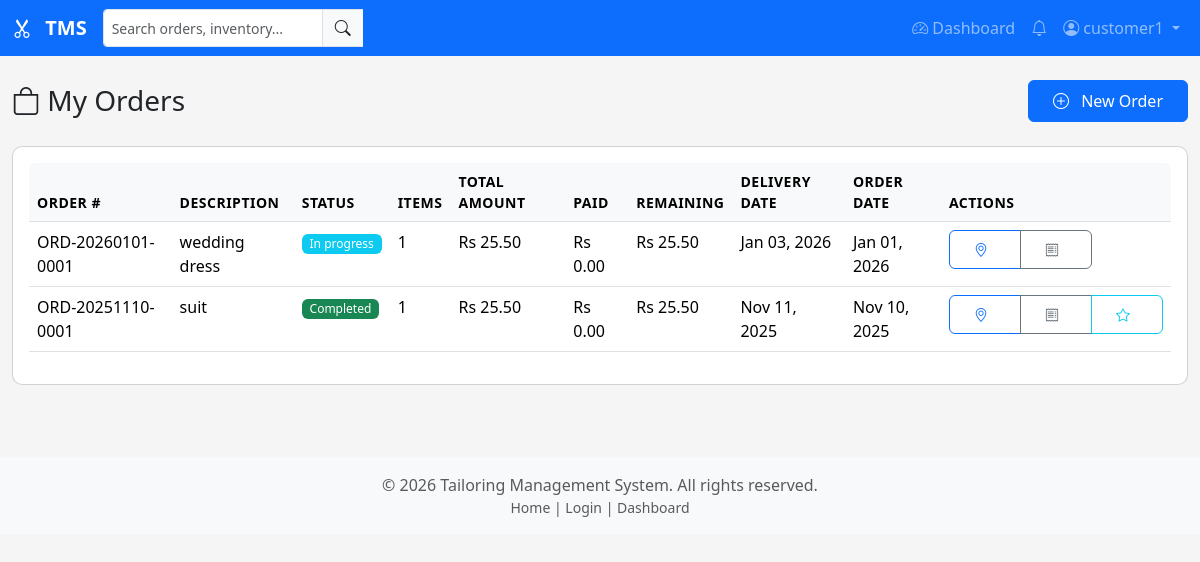
The page /customer/orders.php (signed in) on the database its author committed.
### tables this page shows
CREATE TABLE `orders` (
  `id` int(11) NOT NULL,
  `customer_id` int(11) NOT NULL,
  `order_number` varchar(50) NOT NULL,
  `description` text DEFAULT NULL,
  `status` enum('pending','in-progress','completed','cancelled','delivered') NOT NULL DEFAULT 'pending',
  `delivery_date` date DEFAULT NULL,
  `total_amount` decimal(10,2) NOT NULL DEFAULT 0.00,
  `advance_amount` decimal(10,2) NOT NULL DEFAULT 0.00,
  `remaining_amount` decimal(10,2) NOT NULL DEFAULT 0.00,
  `average_rating` decimal(3,2) DEFAULT NULL COMMENT 'Average rating from customer feedback (1.00 to 5.00)',
  `notes` text DEFAULT NULL,
  `created_at` timestamp NOT NULL DEFAULT current_timestamp(),
  `updated_at` timestamp NOT NULL DEFAULT current_timestamp() ON UPDATE current_timestamp(),
  `completed_at` timestamp NULL DEFAULT NULL
);

### includes/functions.php (called while the page is built, shortened)
<?php
function baseUrl($path = '') {
    $base = defined('BASE_URL') ? BASE_URL : '/TMS/';
    return rtrim($base, '/') . '/' . ltrim($path, '/');
}
?>

### customer/orders.php (the view, shortened to what this page needs)
<?php
require_once __DIR__ . '/../includes/functions.php';
require_once __DIR__ . '/../includes/auth.php';
$action = $_GET['action'] ?? 'list';
$customerId = null;
try {
    $stmt = $pdo->prepare("SELECT id FROM customers WHERE user_id = ?");
    $stmt->execute([$_SESSION['user_id']]);
    $customer = $stmt->fetch();
    $customerId = $customer['id'] ?? null;
} catch (PDOException $e) {
    $error = 'Error fetching customer data.';
    $action = 'list';
}
$orders = [];
if ($customerId && $action === 'list') {
    try {
        $stmt = $pdo->prepare("
            SELECT o.*,
                   (SELECT COUNT(*) FROM order_items WHERE order_id = o.id) as item_count,
                   (SELECT COALESCE(SUM(amount), 0) FROM payments WHERE order_id = o.id) as total_paid
            FROM orders o
            WHERE o.customer_id = ?
            ORDER BY o.created_at DESC
        ");
        $stmt->execute([$customerId]);
        $orders = $stmt->fetchAll();
    } catch (PDOException $e) {
        $error = 'Error fetching orders: ' . $e->getMessage();
    }
}
include __DIR__ . '/../includes/header.php';
?>
<div class="container-fluid py-4">
    <div class="row mb-4">
        <div class="col-12">
            <div class="d-flex justify-content-between align-items-center">
                <div>
                    <h1 class="h3 mb-0">
                        <i class="bi bi-bag"></i> <?php echo $action === 'new' ? 'Place New Order' : 'My Orders'; ?>
                    </h1>
                </div>
                <?php if ($action === 'list'): ?>
                    <div>
                        <a href="<?php echo baseUrl('customer/orders.php?action=new'); ?>" class="btn btn-primary">
                            <i class="bi bi-plus-circle"></i> New Order
                        </a>
                    </div>
                <?php endif; ?>
            </div>
        </div>
    </div>
    <?php if ($action === 'new'): ?>
        <div class="card">
            <div class="card-header bg-primary text-white">
                <h5 class="mb-0"><i class="bi bi-plus-circle"></i> Place New Order</h5>
            </div>
            <div class="card-body">
                <form method="POST" id="newOrderForm">
                    <input type="hidden" name="place_order" value="1">
                    <input type="hidden" id="orderItemsInput">
                    <?php echo csrfField(); ?>
                    <div class="mb-3">
                        <label for="description" class="form-label">Order Description *</label>
                        <textarea class="form-control" id="description" name="description" rows="3"
                                  placeholder="Describe your order (e.g., Custom suit, Wedding dress, etc.)" required></textarea>
                    </div>
                    <div class="row">
                        <div class="col-md-6 mb-3">
                            <label for="delivery_date" class="form-label">Expected Delivery Date</label>
                            <input type="date" class="form-control" id="delivery_date" name="delivery_date"
                                   min="<?php echo date('Y-m-d'); ?>">
                        </div>
                    </div>
                    <div class="mb-3">
                        <label for="notes" class="form-label">Additional Notes</label>
                        <textarea class="form-control" id="notes" name="notes" rows="2"
                                  placeholder="Any special instructions or requirements"></textarea>
                    </div>
                    <hr class="my-4">
                    <h5 class="mb-3">Order Items</h5>
                    <div class="mb-3">
                        <label for="inventory_search" class="form-label">Search Inventory</label>
                        <div class="input-group">
                            <input type="text" class="form-control" id="inventory_search"
                                   placeholder="Search for fabrics, materials...">
                            <button type="button" class="btn btn-outline-secondary" id="searchInventoryBtn">
                                <i class="bi bi-search"></i> Search
                            </button>
                        </div>
                    </div>
                    <div id="inventoryResults" class="mb-3"></div>
                    <div class="card mb-3">
                        <div class="card-header">
                            <h6 class="mb-0">Selected Items</h6>
                        </div>
                        <div class="card-body">
                            <div id="selectedItems">
                                <p class="text-muted text-center py-3">No items selected. Search and add items from inventory.</p>
                            </div>
                            <div class="mt-3">
                                <strong>Total Amount: <span id="orderTotal">Rs 0.00</span></strong>
                            </div>
                        </div>
                    </div>
                    <div class="d-grid gap-2 d-md-flex justify-content-md-end">
                        <a href="<?php echo baseUrl('customer/orders.php'); ?>" class="btn btn-secondary">Cancel</a>
                        <button type="submit" class="btn btn-primary" id="submitOrderBtn" disabled>
                            <i class="bi bi-check-circle"></i> Place Order
                        </button>
                    </div>
                </form>
            </div>
        </div>
    <?php else: ?>
        <div class="card">
            <div class="card-body">
                <?php if (count($orders) > 0): ?>
                    <div class="table-responsive">
                        <table class="table table-hover">
                            <thead>
                                <tr>
                                    <th>Order #</th>
                                    <th>Description</th>
                                    <th>Status</th>
                                    <th>Items</th>
                                    <th>Total Amount</th>
                                    <th>Paid</th>
                                    <th>Remaining</th>
                                    <th>Delivery Date</th>
                                    <th>Order Date</th>
                                    <th>Actions</th>
                                </tr>
                            </thead>
                            <tbody>
                                <?php foreach ($orders as $order): ?>
                                    <tr>
                                        <td><?php echo htmlspecialchars($order['order_number']); ?></td>
                                        <td><?php echo htmlspecialchars(substr($order['description'] ?? 'N/A', 0, 50)) . (strlen($order['description'] ?? '') > 50 ? '...' : ''); ?></td>
                                        <td>
                                            <span class="badge bg-<?php
                                                echo $order['status'] == 'completed' ? 'success' :
                                                    ($order['status'] == 'pending' ? 'warning' :
                                                    ($order['status'] == 'cancelled' ? 'danger' : 'info'));
                                            ?>">
                                                <?php echo ucfirst(str_replace('-', ' ', $order['status'])); ?>
                                            </span>
                                        </td>
                                        <td><?php echo $order['item_count']; ?></td>
                                        <td>Rs <?php echo number_format($order['total_amount'], 2); ?></td>
                                        <td>Rs <?php echo number_format($order['total_paid'], 2); ?></td>
                                        <td>
                                            Rs <?php echo number_format($order['remaining_amount'], 2); ?>
                                        </td>
                                        <td><?php echo $order['delivery_date'] ? date('M d, Y', strtotime($order['delivery_date'])) : 'Not set'; ?></td>
                                        <td><?php echo date('M d, Y', strtotime($order['created_at'])); ?></td>
                                        <td>
                                            <div class="btn-group btn-group-sm">
                                                <a href="<?php echo baseUrl('customer/track.php?id=' . $order['id']); ?>"
                                                   class="btn btn-outline-primary" title="Track">
                                                    <i class="bi bi-geo-alt"></i>
                                                </a>
                                                <a href="<?php echo baseUrl('api/invoice.php?id=' . $order['id']); ?>"
                                                   target="_blank"
                                                   class="btn btn-outline-secondary"
                                                   title="View Invoice">
                                                    <i class="bi bi-receipt"></i>
                                                </a>
                                                <?php if ($order['status'] === 'completed'): ?>
                                                    <a href="<?php echo baseUrl('customer/feedback.php?order_id=' . $order['id']); ?>"
                                                       class="btn btn-outline-info" title="Feedback">
                                                        <i class="bi bi-star"></i>
                                                    </a>
                                                <?php endif; ?>
                                            </div>
                                        </td>
                                    </tr>
                                <?php endforeach; ?>
                            </tbody>
                        </table>
                    </div>
                <?php endif; ?>
            </div>
        </div>
    <?php endif; ?>
</div>
<?php include __DIR__ . '/../includes/footer.php'; ?>

### assets/css/style.css (style rules this page uses)
:root { --primary-color: #0d6efd; --secondary-color: #6c757d; --success-color: #198754; --danger-color: #dc3545; --warning-color: #ffc107; --info-color: #0dcaf0; --light-color: #f8f9fa; --dark-color: #212529; }
body { font-family: 'Segoe UI', Tahoma, Geneva, Verdana, sans-serif; background-color: #f5f5f5; min-height: 100vh; }
.card { border-radius: 10px; transition: transform 0.2s ease-in-out; }
.btn { border-radius: 6px; font-weight: 500; padding: 0.5rem 1.5rem; transition: all 0.2s ease-in-out; }
.btn i { margin-right: 0.5rem; }
.table-responsive { border-radius: 6px; }
.table thead th { background-color: #f8f9fa; font-weight: 600; text-transform: uppercase; font-size: 0.875rem; letter-spacing: 0.5px; }
.badge { padding: 0.35em 0.65em; font-weight: 500; }

### rows shown on the page
orders: order_number "ORD-20260101-0001", description "wedding dress", status "In progress", item_count "1", total_amount "25.50", total_paid "0.00", remaining_amount "25.50", delivery_date "Jan 03, 2026", created_at "Jan 01, 2026"
orders: order_number "ORD-20251110-0001", description "suit", status "Completed", item_count "1", total_amount "25.50", total_paid "0.00", remaining_amount "25.50", delivery_date "Nov 11, 2025", created_at "Nov 10, 2025"

### other values the page prints
$_SESSION['user_name'] "customer1"
